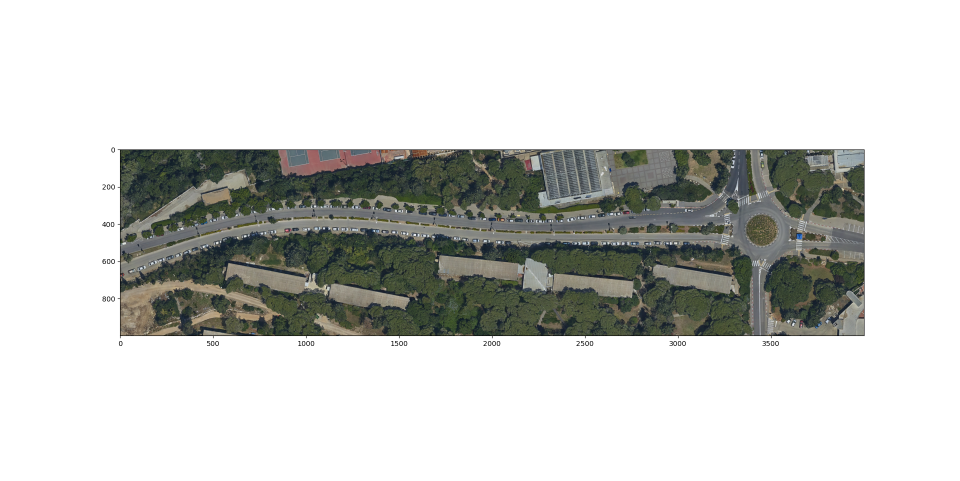
#> input picture road_2018.png, 1920 x 961 px (shown at 1/2 size)
$ python -i change_resolution.py   (imports and definitions only)
#> lines starting #> are read from the running program, lines starting #| are printed output that depends on the picture
#> further down, picture is the input picture: shape (961, 1920, 3); mean B, G, R 202.2, 205.4, 204.1
import cv2 as cv
import numpy as np
import matplotlib.pyplot as plt
from scipy import ndimage as ndi
from skimage.util import random_noise
from skimage import feature


def change_resolution(image, resize_value):
    resize_len = resize_value
    resize_width = resize_value
    image_len = len(image[0, :])
    image_width = len(image[:, 0])
    size = int(image_len/resize_len), int(image_width/resize_width)
    image_resized = cv.resize(image, size)
    return image_resized

def add_noise(image):
    # Generate noisy image of a square
    image = cv.cvtColor(image, cv.COLOR_BGR2GRAY)
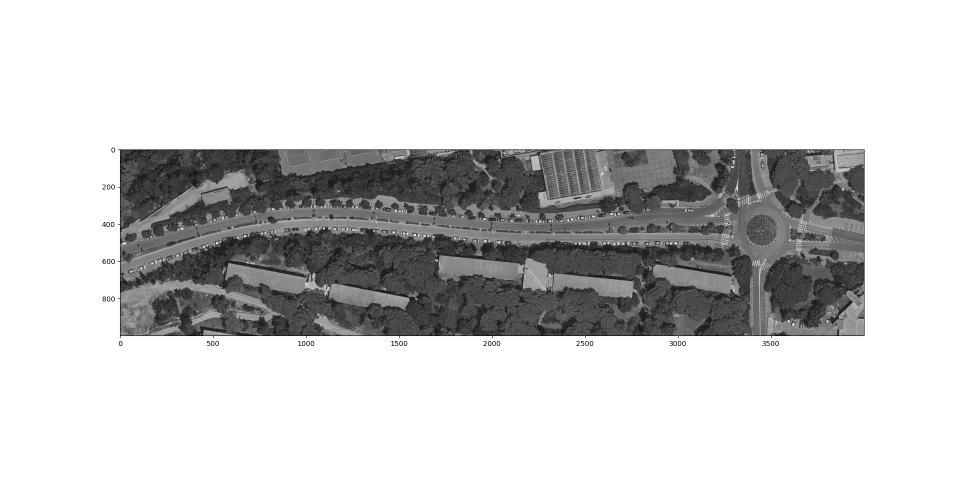
#> image: shape (961, 1920) (shown at 1/2 size); min 0, max 255, mean 204.6
    image = ndi.rotate(image, 0, mode='constant')
    image = ndi.gaussian_filter(image, 4)
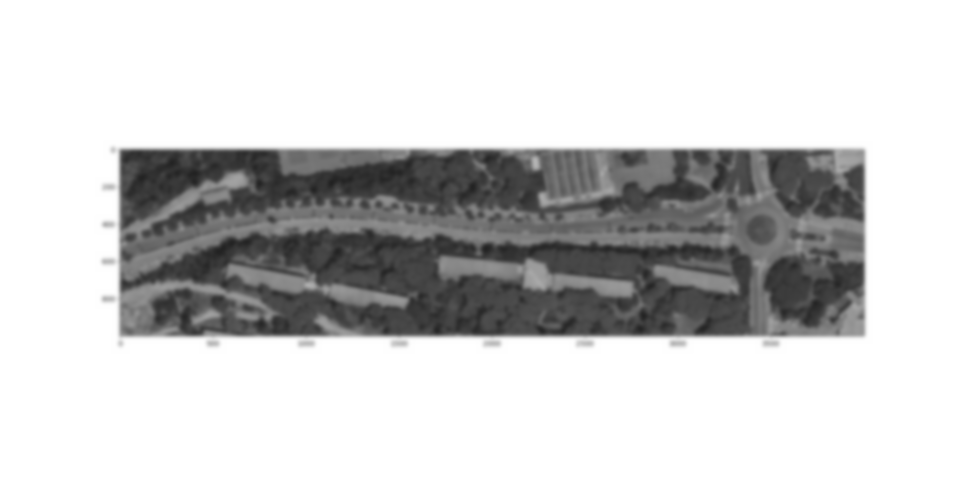
#> image: shape (961, 1920) (shown at 1/2 size); min 33, max 255, mean 204.3
    image = random_noise(image, mode='speckle', mean=0.1)
    return image

>>> import cv2
>>> picture = cv2.imread('road_2018.png')
>>> result = add_noise(picture)

$ run again, on road_2020.png
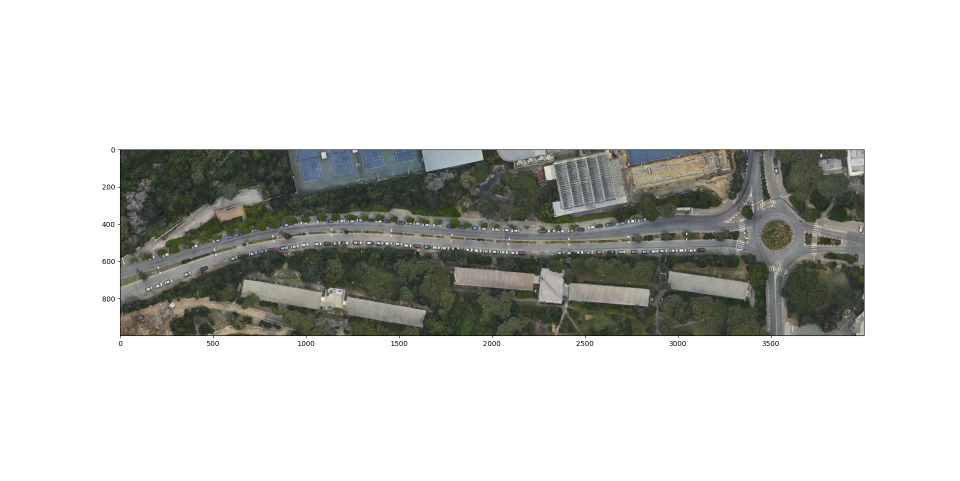
#> input picture road_2020.png, 1920 x 961 px (shown at 1/2 size)
#> picture is the input picture: shape (961, 1920, 3); mean B, G, R 203.2, 206.1, 205.2
#> in add_noise, `image = cv.cvtColor(image, cv.COLOR_BGR2GRAY)`:
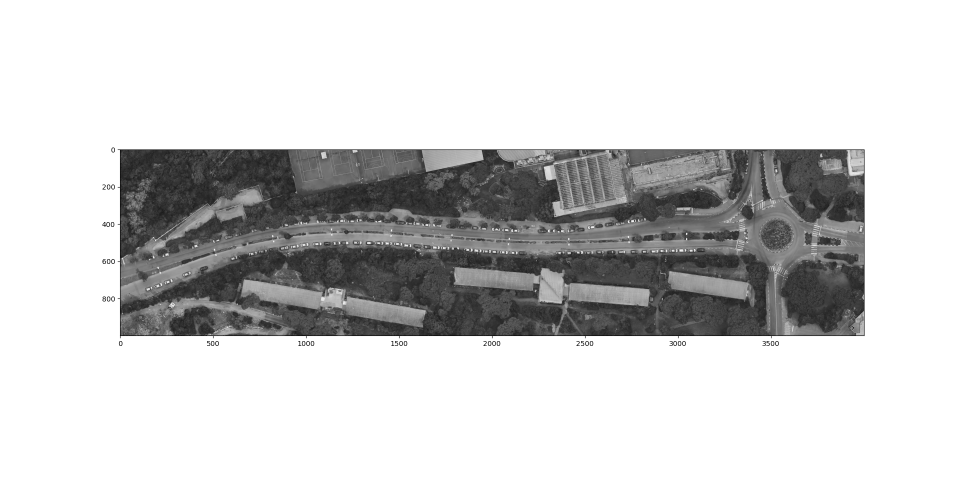
#> image: shape (961, 1920) (shown at 1/2 size); min 0, max 255, mean 205.5
#> in add_noise, `image = ndi.gaussian_filter(image, 4)`:
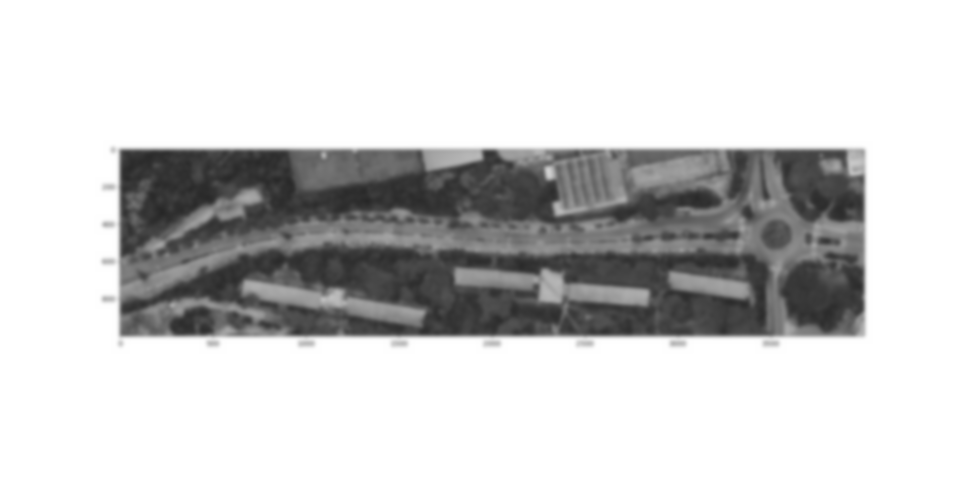
#> image: shape (961, 1920) (shown at 1/2 size); min 38, max 255, mean 205.2
